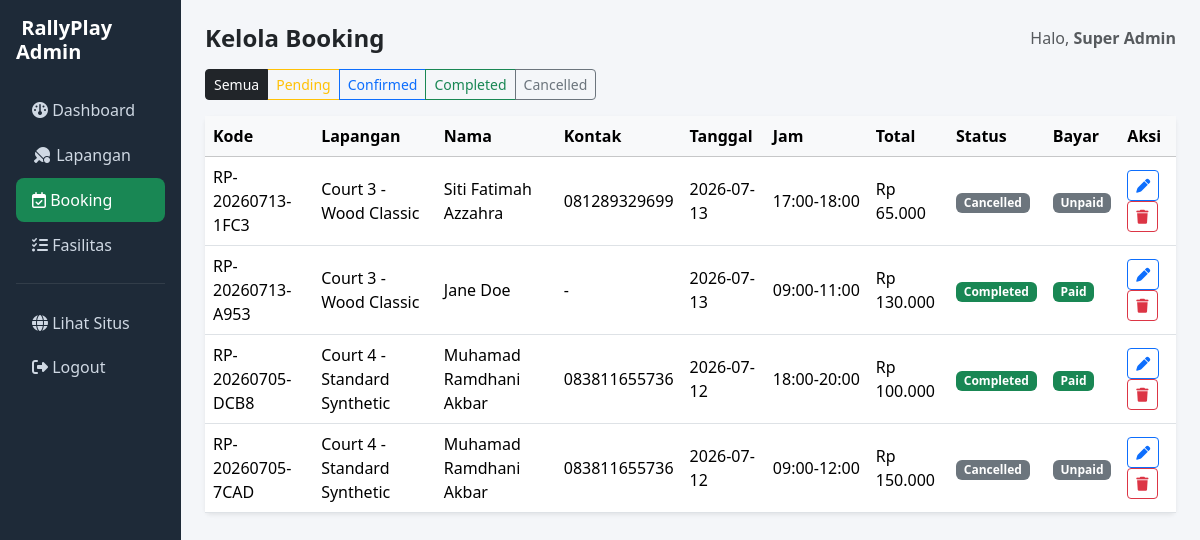
The app's page /admin/bookings.php (signed in) with its own data.
### tables this page shows
CREATE TABLE `bookings` (
  `id` int(11) NOT NULL,
  `booking_code` varchar(20) NOT NULL,
  `user_id` int(11) DEFAULT NULL,
  `guest_name` varchar(100) DEFAULT NULL,
  `guest_phone` varchar(20) DEFAULT NULL,
  `court_id` int(11) NOT NULL,
  `booking_date` date NOT NULL,
  `start_time` time NOT NULL,
  `end_time` time NOT NULL,
  `duration` decimal(3,1) NOT NULL,
  `total_price` decimal(10,2) NOT NULL,
  `status` enum('pending','confirmed','completed','cancelled') DEFAULT 'pending',
  `payment_status` enum('unpaid','paid') DEFAULT 'unpaid',
  `payment_proof` varchar(255) DEFAULT NULL,
  `created_at` timestamp NOT NULL DEFAULT current_timestamp(),
  `updated_at` timestamp NOT NULL DEFAULT current_timestamp() ON UPDATE current_timestamp()
);

CREATE TABLE `courts` (
  `id` int(11) NOT NULL,
  `name` varchar(100) NOT NULL,
  `location` varchar(255) NOT NULL,
  `price` decimal(10,2) NOT NULL,
  `description` text DEFAULT NULL,
  `image` varchar(255) DEFAULT NULL,
  `status` enum('available','maintenance') DEFAULT 'available',
  `created_at` timestamp NOT NULL DEFAULT current_timestamp(),
  `updated_at` timestamp NOT NULL DEFAULT current_timestamp() ON UPDATE current_timestamp()
);

### includes/functions.php (called while the page is built, shortened)
<?php
function clean($str) {
    return htmlspecialchars(trim($str ?? ''), ENT_QUOTES, 'UTF-8');
}
function rupiah($angka) {
    return 'Rp ' . number_format((float)$angka, 0, ',', '.');
}

### admin/bookings.php (the view, shortened to what this page needs)
<?php
require_once __DIR__ . '/../includes/functions.php';
$db = Database::connect();
$filterStatus = $_GET['status'] ?? '';
$sql = "SELECT b.*, c.name as court_name FROM bookings b JOIN courts c ON c.id = b.court_id";
$params = [];
$sql .= " ORDER BY b.booking_date DESC, b.start_time DESC";
$stmt = $db->prepare($sql);
$stmt->execute($params);
$bookings = $stmt->fetchAll();
$statusBadge = [
    'pending' => 'bg-warning text-dark',
    'confirmed' => 'bg-primary',
    'completed' => 'bg-success',
    'cancelled' => 'bg-secondary',
];
require_once __DIR__ . '/includes/header.php';
?>
<div class="mb-3">
    <div class="btn-group">
        <a href="bookings.php" class="btn btn-sm btn-outline-dark <?= $filterStatus==='' ? 'active' : '' ?>">Semua</a>
        <a href="bookings.php?status=pending" class="btn btn-sm btn-outline-warning <?= $filterStatus==='pending' ? 'active' : '' ?>">Pending</a>
        <a href="bookings.php?status=confirmed" class="btn btn-sm btn-outline-primary <?= $filterStatus==='confirmed' ? 'active' : '' ?>">Confirmed</a>
        <a href="bookings.php?status=completed" class="btn btn-sm btn-outline-success <?= $filterStatus==='completed' ? 'active' : '' ?>">Completed</a>
        <a href="bookings.php?status=cancelled" class="btn btn-sm btn-outline-secondary <?= $filterStatus==='cancelled' ? 'active' : '' ?>">Cancelled</a>
    </div>
</div>
<div class="card border-0 shadow-sm">
<div class="table-responsive">
<table class="table align-middle mb-0">
    <thead class="table-light">
        <tr><th>Kode</th><th>Lapangan</th><th>Nama</th><th>Kontak</th><th>Tanggal</th><th>Jam</th><th>Total</th><th>Status</th><th>Bayar</th><th>Aksi</th></tr>
    </thead>
    <tbody>
        <?php foreach ($bookings as $b): ?>
        <tr>
            <td><?= clean($b['booking_code']) ?></td>
            <td><?= clean($b['court_name']) ?></td>
            <td><?= clean($b['guest_name']) ?></td>
            <td><?= clean($b['guest_phone'] ?: '-') ?></td>
            <td><?= clean($b['booking_date']) ?></td>
            <td><?= substr($b['start_time'],0,5) ?>-<?= substr($b['end_time'],0,5) ?></td>
            <td><?= rupiah($b['total_price']) ?></td>
            <td><span class="badge <?= $statusBadge[$b['status']] ?>"><?= ucfirst($b['status']) ?></span></td>
            <td><span class="badge <?= $b['payment_status']==='paid' ? 'bg-success' : 'bg-secondary' ?>"><?= ucfirst($b['payment_status']) ?></span></td>
            <td>
                <button class="btn btn-sm btn-outline-primary" data-bs-toggle="modal" data-bs-target="#editModal"
                    onclick='openEdit(<?= json_encode(["id"=>$b["id"],"status"=>$b["status"],"payment_status"=>$b["payment_status"],"code"=>$b["booking_code"]]) ?>)'>
                    <i class="fa-solid fa-pen"></i>
                </button>
                <a href="bookings.php?delete=<?= (int)$b['id'] ?>" class="btn btn-sm btn-outline-danger" onclick="return confirm('Hapus data booking ini?')">
                    <i class="fa-solid fa-trash"></i>
                </a>
            </td>
        </tr>
        <?php endforeach; ?>
    </tbody>
</table>
</div>
</div>
<?php require_once __DIR__ . '/includes/footer.php'; ?>

### assets/css/style.css (style rules this page uses)
body { background-color: #f4f6f9; }

### records on screen
bookings: booking_code "RP-20260713-1FC3", court.name "Court 3 - Wood Classic", guest_name "Siti Fatimah Azzahra", guest_phone "081289329699", booking_date "2026-07-13", start_time "17:00", end_time "18:00", total_price "Rp 65.000", status "Cancelled", payment_status "Unpaid"
bookings: booking_code "RP-20260713-A953", court.name "Court 3 - Wood Classic", guest_name "Jane Doe", guest_phone "-", booking_date "2026-07-13", start_time "09:00", end_time "11:00", total_price "Rp 130.000", status "Completed", payment_status "Paid"
bookings: booking_code "RP-20260705-DCB8", court.name "Court 4 - Standard Synthetic", guest_name "Muhamad Ramdhani Akbar", guest_phone "083811655736", booking_date "2026-07-12", start_time "18:00", end_time "20:00", total_price "Rp 100.000", status "Completed", payment_status "Paid"
bookings: booking_code "RP-20260705-7CAD", court.name "Court 4 - Standard Synthetic", guest_name "Muhamad Ramdhani Akbar", guest_phone "083811655736", booking_date "2026-07-12", start_time "09:00", end_time "12:00", total_price "Rp 150.000", status "Cancelled", payment_status "Unpaid"

### other values on screen
$pageTitle "Kelola Booking"
$user['name'] "Super Admin"
